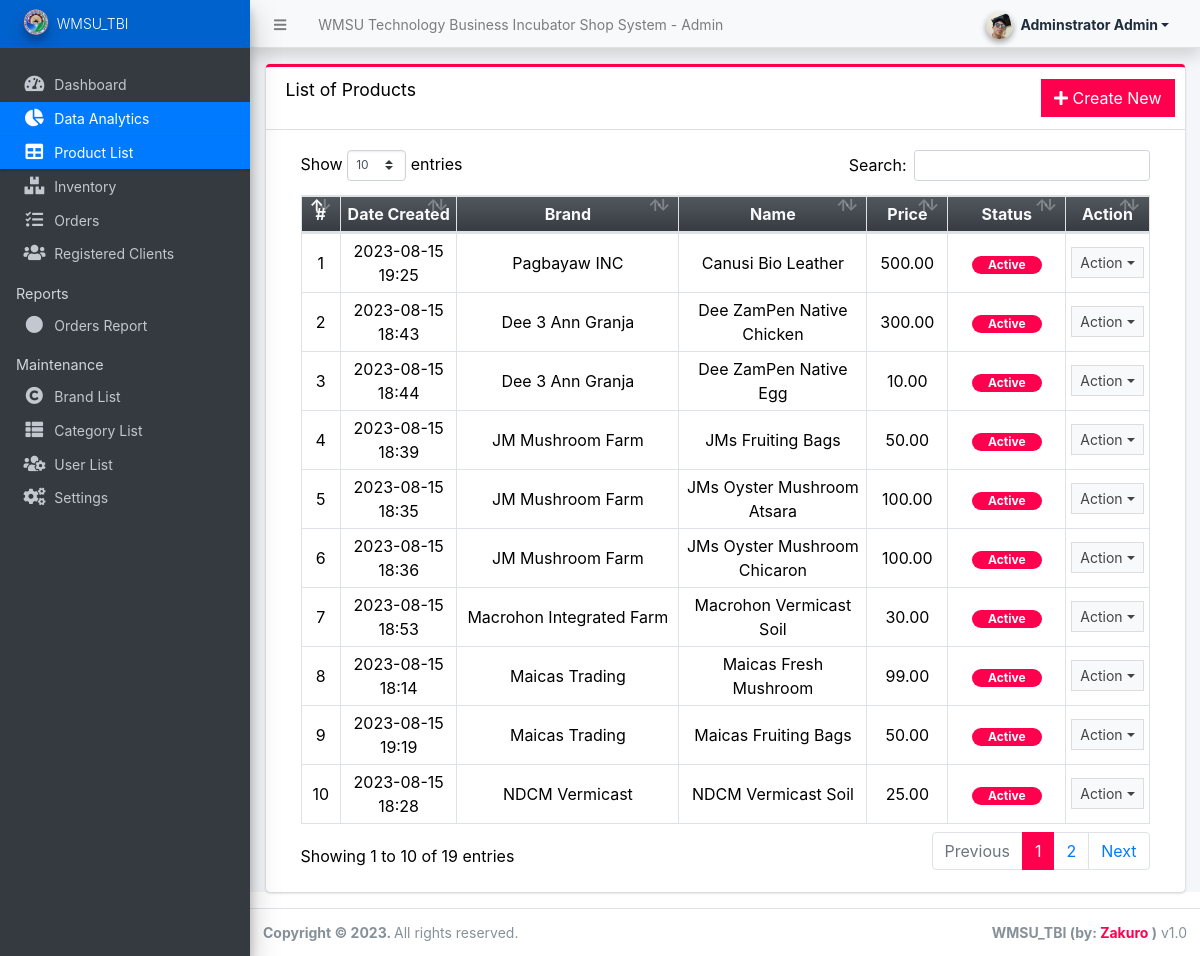
Page /admin/?page=products (signed in) on the committed database.
### tables this page shows
CREATE TABLE `product_list` (
  `id` int(30) NOT NULL,
  `brand_id` int(30) NOT NULL,
  `category_id` int(30) NOT NULL,
  `name` text NOT NULL,
  `models` text NOT NULL,
  `description` text NOT NULL,
  `price` float NOT NULL DEFAULT 0,
  `status` tinyint(1) NOT NULL DEFAULT 1,
  `image_path` text NOT NULL,
  `delete_flag` tinyint(1) NOT NULL DEFAULT 0,
  `date_created` datetime NOT NULL DEFAULT current_timestamp(),
  `date_updated` datetime DEFAULT NULL ON UPDATE current_timestamp()
);

CREATE TABLE `brand_list` (
  `id` int(30) NOT NULL,
  `name` text NOT NULL,
  `image_path` text NOT NULL,
  `delete_flag` tinyint(1) NOT NULL DEFAULT 0,
  `status` tinyint(1) NOT NULL DEFAULT 1,
  `date_created` datetime NOT NULL DEFAULT current_timestamp(),
  `date_updated` datetime DEFAULT NULL ON UPDATE current_timestamp()
);

### admin/products/index.php (the view, shortened to what this page needs)
<div class="card card-outline card-primary">
	<div class="card-header">
		<h3 class="card-title">List of Products</h3>
		<div class="card-tools">
			<a href="?page=products/manage_product" class="btn btn-flat btn-primary"><span class="fas fa-plus"></span>  Create New</a>
		</div>
	</div>
	<div class="card-body">
		<div class="container-fluid">
        <div class="container-fluid">
			<table class="table table-bordered table-stripped">
				<colgroup>
					<col width="5%">
					<col width="15%">
					<col width="30%">
					<col width="25%">
					<col width="10%">
					<col width="15%">
				</colgroup>
				<thead>
					<tr class="bg-gradient-dark text-light">
						<th class="text-center">#</th>
						<th class="text-center">Date Created</th>
						<th class="text-center">Brand</th>
						<th class="text-center">Name</th>
						<th class="text-center">Price</th>
						<th class="text-center">Status</th>
						<th class="text-center">Action</th>
					</tr>
				</thead>
				<tbody>
					<?php
					$i = 1;
						$qry = $conn->query("SELECT p.*,b.name as brand from `product_list` p inner join brand_list b on p.brand_id = b.id where p.delete_flag = 0 order by (p.`name`) asc ");
						while($row = $qry->fetch_assoc()):
							foreach($row as $k=> $v){
								$row[$k] = trim(stripslashes($v));
							}
					?>
						<tr>
							<td class="text-center"><?php echo $i++; ?></td>
							<td class="text-center"><?php echo date("Y-m-d H:i",strtotime($row['date_created'])) ?></td>
							<td class="text-center"><?php echo ucwords($row['brand']) ?></td>
							<td class="text-center"><?php echo ucwords($row['name']) ?></td>
							<td class="text-center"><?= number_format($row['price'],2) ?></td>
							<td class="text-center">
                                <?php if($row['status'] == 1): ?>
                                    <span class="badge badge-success px-3 rounded-pill">Active</span>
                                <?php else: ?>
                                    <span class="badge badge-danger px-3 rounded-pill">Inactive</span>
                                <?php endif; ?>
                            </td>
							<td align="center">
								 <button type="button" class="btn btn-flat btn-default btn-sm dropdown-toggle dropdown-icon" data-toggle="dropdown">
				                  		Action
				                  </button>
							</td>
						</tr>
					<?php endwhile; ?>
				</tbody>
			</table>
		</div>
		</div>
	</div>
</div>

### rows in the picture
product_list: date_created "2023-08-15 19:25", brand.name "Pagbayaw INC", name "Canusi Bio Leather", price "500.00", status "Active"
product_list: date_created "2023-08-15 18:43", brand.name "Dee 3 Ann Granja", name "Dee ZamPen Native Chicken", price "300.00", status "Active"
product_list: date_created "2023-08-15 18:44", brand.name "Dee 3 Ann Granja", name "Dee ZamPen Native Egg", price "10.00", status "Active"
product_list: date_created "2023-08-15 18:39", brand.name "JM Mushroom Farm", name "JMs Fruiting Bags", price "50.00", status "Active"
product_list: date_created "2023-08-15 18:35", brand.name "JM Mushroom Farm", name "JMs Oyster Mushroom Atsara", price "100.00", status "Active"
product_list: date_created "2023-08-15 18:36", brand.name "JM Mushroom Farm", name "JMs Oyster Mushroom Chicaron", price "100.00", status "Active"
product_list: date_created "2023-08-15 18:53", brand.name "Macrohon Integrated Farm", name "Macrohon Vermicast Soil", price "30.00", status "Active"
product_list: date_created "2023-08-15 18:14", brand.name "Maicas Trading", name "Maicas Fresh Mushroom", price "99.00", status "Active"
product_list: date_created "2023-08-15 19:19", brand.name "Maicas Trading", name "Maicas Fruiting Bags", price "50.00", status "Active"
product_list: date_created "2023-08-15 18:28", brand.name "NDCM Vermicast", name "NDCM Vermicast Soil", price "25.00", status "Active"

### other values in the picture
$_settings->info('name') "WMSU Technology Business Incubator Shop System"
$_settings->userdata('firstname').' '.$_settings->userdata('lastname') "Adminstrator Admin"
$_settings->info('short_name') "WMSU_TBI"
